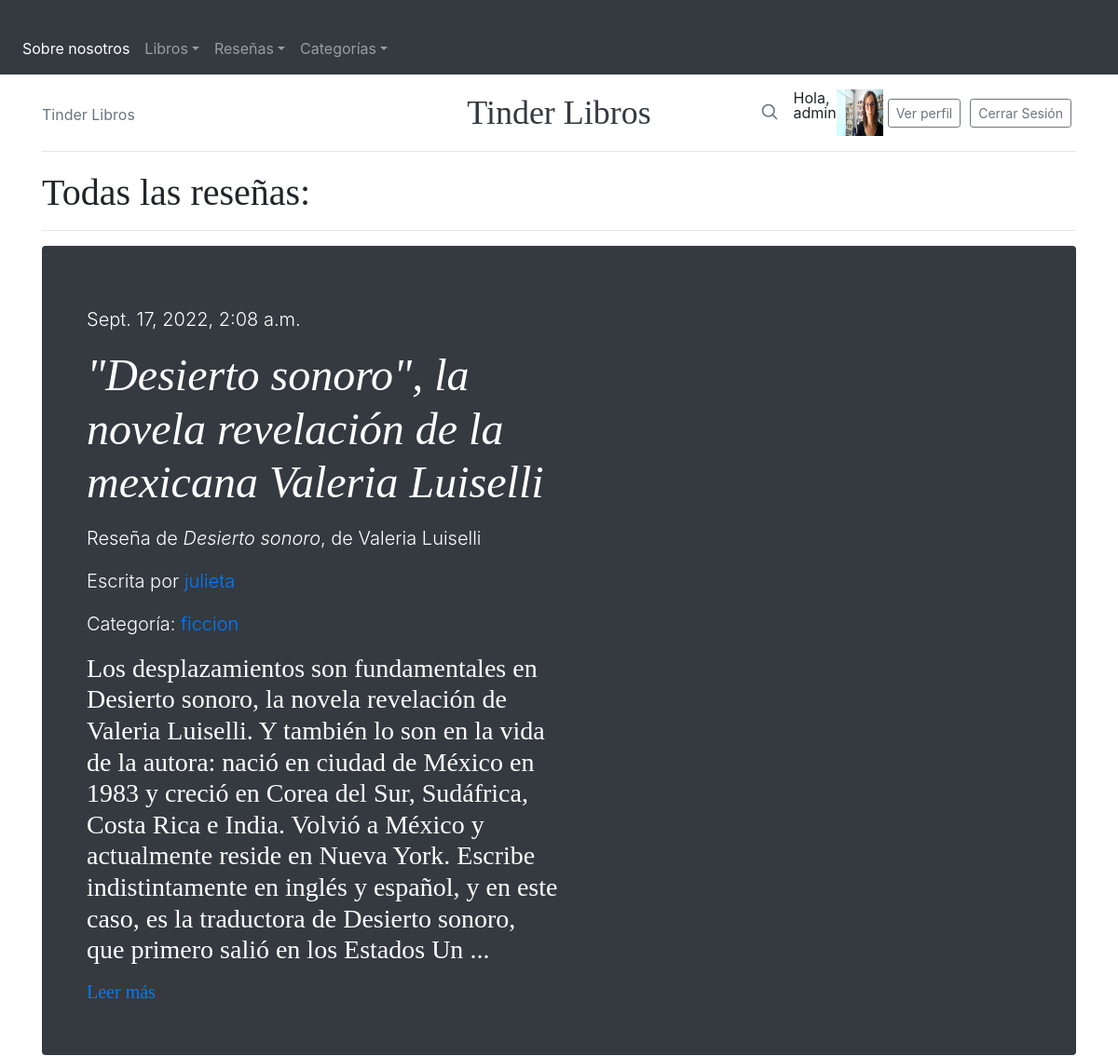
/pages/ (signed in, upper part), run on an earlier commit of the app's database.
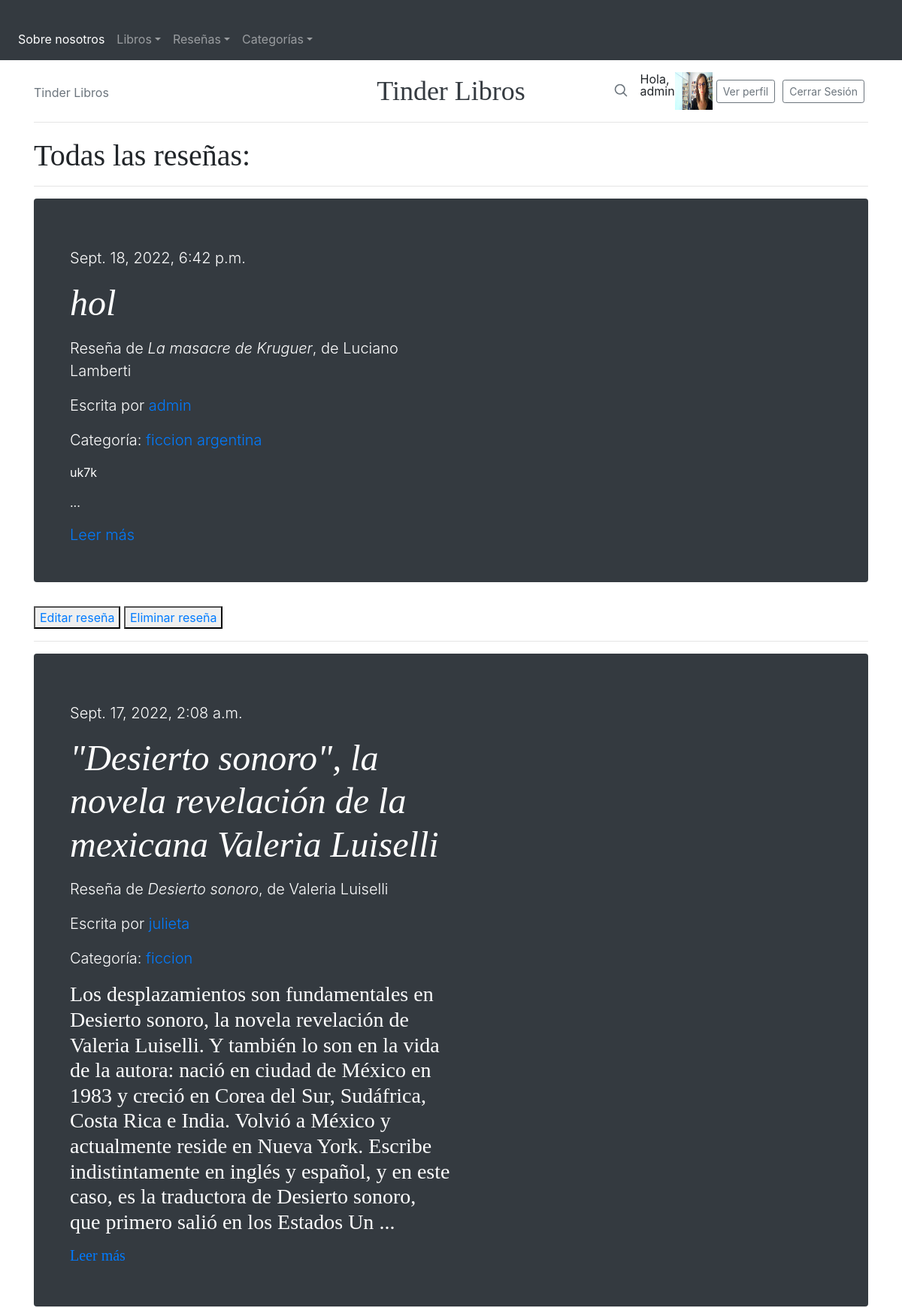
And on a later commit of the database.
### Blog/models.py (models this page shows, shortened)
class Post(models.Model):
    titulo = models.CharField(max_length=250)
    subtitulo=models.CharField(max_length=250)
    autor=models.ForeignKey(User, on_delete=models.CASCADE)
    categoria=models.ForeignKey(Categoria, on_delete=models.SET_NULL, null=True, blank=True)
    libro=models.ForeignKey(Libro, on_delete=models.CASCADE, null=True)
    imagen=models.ImageField(null=True, blank=True, upload_to="imagenesBlog")
    cuerpo=RichTextField()
    fecha_publicacion=models.DateTimeField(auto_now_add=True)
    likes=models.ManyToManyField(User, related_name='likes')
    class Meta:
        ordering = ["-fecha_publicacion"]

class Categoria(models.Model):
    nombre=models.CharField(max_length=50, null=True)
    class Meta:
        ordering = ["nombre"]
    def __str__(self):
        return self.nombre

### Libros/models.py (models this page shows, shortened)
class Libro(models.Model):
    titulo= models.CharField(max_length=100)
    isbn= models.CharField(max_length=30)
    fecha_publicacion = models.DateField()
    editorial = models.ForeignKey(Editorial,on_delete=models.CASCADE)
    autor = models.ForeignKey(Autor,on_delete=models.CASCADE)
    imagen=models.ImageField(null=True, blank=True, upload_to="imagenesLibros")
    class Meta:
        ordering = ["titulo"]

class Autor(models.Model):
    nombre= models.CharField(max_length=30)
    apellido= models.CharField(max_length=30)
    class Meta:
        ordering = ["apellido"]

### Blog/views.py (the view)
def listaPosts(request):
      posts=Post.objects.all()
      paginator = Paginator(posts, 3)
      pagina = request.GET.get('pagina')
      pagina_obj = paginator.get_page(pagina)
      return render(request, "Blog/pages.html", {"posts": posts, 'pagina_obj': pagina_obj, "categorias": obtenerCategorias(request)})

### Blog/views.py (called while the page is built)
def obtenerCategorias(request):
      categorias=Categoria.objects.all()
      return categorias

### Blog/templates/Blog/pages.html (shortened to what this page needs)
{% extends "Blog/padre_simple.html" %}
{% load static %}
{% block titulopagina %} Tinder Libros {% endblock %}
{% block cuerpodelapagina %}
<h1> Todas las reseñas: </h1>
<hr>
{% for post in posts %}
<div class="jumbotron p-3 p-md-5 text-white rounded bg-dark">
    <div class="col-md-6 px-0">
    <p class="lead my-3">  {{ post.fecha_publicacion }} </p>
      <h1 class="display-4 font-italic">{{ post.titulo }}</h1>
      <p class="lead my-3"> Reseña de <em>{{ post.libro.titulo }}</em>, de {{ post.libro.autor.nombre }} {{ post.libro.autor.apellido }} </p>
      <p class="lead my-3"> Escrita por <a href="{% url 'profile' post.autor.pk %}">{{ post.autor }} </a> </p>
      {% if post.categoria %}
      <p class="lead my-3"> Categoría: <a href="{% url 'CategoriaPosts' post.categoria|slugify %}"> {{ post.categoria }}</a></p>
      {% endif %}
      <p class="lead my-3"> {{ post.cuerpo|safe|slice:500 }} ... </p>
      <p class="lead mb-0"><a href="#" class="text-white font-weight-bold"> <a href="{% url 'PostVista' post.id %}"> Leer más</a></p>
    </div>
  </div>
{% if request.user == post.autor %}
<button>
    <a href=""> Editar reseña</a>
</button>
<button>
    <a href="{% url 'eliminarPost' post.id %}"> Eliminar reseña</a>
</button>
{% endif %}
<hr>
{% endfor %}
{% endblock %}

What changed in the data, as far as the page shows it:
added Post: fecha_publicacion "Sept. 18, 2022, 6:42 p.m.", titulo "hol", libro.titulo "La masacre de Kruguer", libro.autor.nombre "Luciano", libro.autor.apellido "Lamberti", autor "admin", categoria "ficcion argentina", cuerpo "uk7k", shows "Editar reseña"
